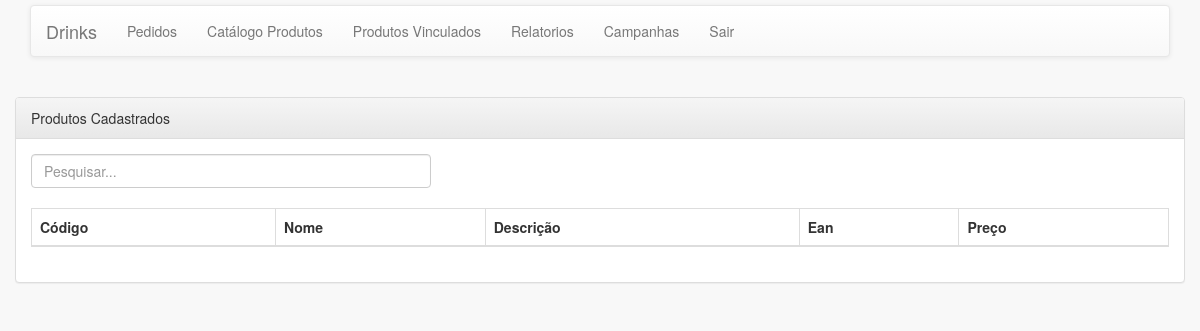
/pages/produto/listaProdutoVinculados.php?codEstabelecimento=2, run on an earlier commit of the app's database.
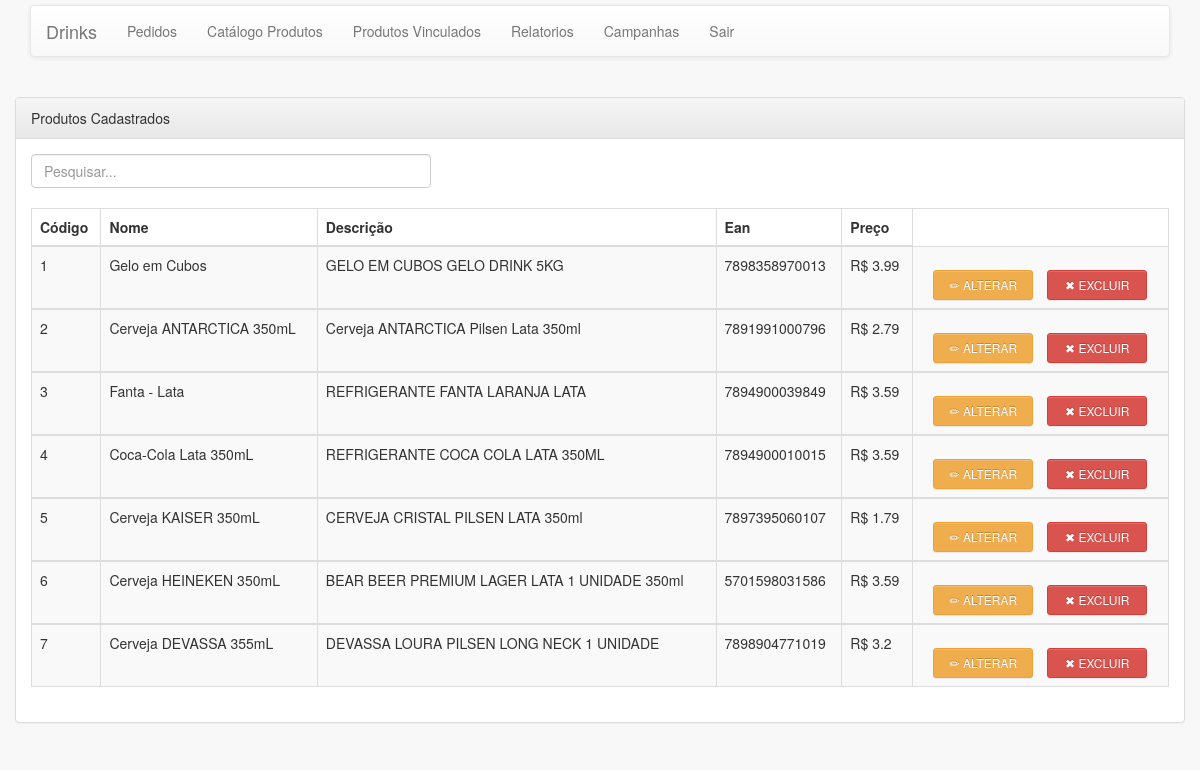
And on a later commit of the database.
### tables this page shows
CREATE TABLE `produto_estab` (
`codProduto` int(11) NOT NULL,
`codEstabelecimento` int(11) NOT NULL,
`ean` varchar(15) NOT NULL,
`preco` double NOT NULL
);

CREATE TABLE `produto` (
  `codProduto` int(11) NOT NULL,
  `ean` varchar(15) NOT NULL,
  `descricao` varchar(400) NOT NULL,
  `nome` varchar(150) NOT NULL,
  `bandeiraCartao` varchar(15) NOT NULL,
  `ref_img` varchar(150) DEFAULT NULL
);

### resources/functions/DB_Functions.php (called while the page is built, shortened)
<?php
function listarProdutoEstabelecimento($codEst = null)
{
    $found = null;
    try {
        $database = open_database();
       $sql = "SELECT p.codProduto, p.nome, p.descricao, p.ean, pe.preco
               FROM `produto_estab` as pe
               INNER JOIN produto as p on
               (p.codProduto = pe.codProduto)
               INNER JOIN estabelecimento as e on
               (e.codEstabelecimento = pe.codEstabelecimento)
               WHERE e.codEstabelecimento = ".$codEst." ORDER BY p.codProduto ASC;";
        $result = $database->query($sql);
        if ($result->num_rows > 0) {
            $found = $result->fetch_all(MYSQLI_ASSOC);
        }
    } catch (Exception $e) {
        $_SESSION['message'] = $e->GetMessage();
        $_SESSION['type'] = 'danger';
    }
    return $found;
}

### pages/produto/listaProdutoVinculados.php (the view, shortened to what this page needs)
<?php
require_once ('../include/header.php');
require_once ('../menu/menu.php');
$codEstabelecimento = null;
if (isset($_GET['codEstabelecimento']) && empty($_GET['codEstabelecimento']) == false) {
    $codEstabelecimento = $_GET['codEstabelecimento'];
} else {
    $codEstabelecimento = $_SESSION['codEstabelecimento'];
}
$dados = listarProdutoEstabelecimento($codEstabelecimento);
?>
<!DOCTYPE html>
<html lang="pt-br">
<head>
</head>
<body>
	<div class="container">
		<header>
			<div class="row">
				<div class="col-sm-6">
				</div>
			</div>
		</header>
		<div class="row">
			<div class="panel panel-default">
				<div class="panel-heading">Produtos Cadastrados</div>
				<div class="panel-body">
					<input class="form-control" id="myInput" type="text"
						placeholder="Pesquisar..." style="width: 400px;"> <br>
					<table border="1" class="table table-bordered table-striped">
						<thead class="blue-grey lighten-4">
							<tr>
                                                            <th>Código</th>
                                                            <th>Nome</th>
                                                            <th>Descrição</th>
                                                            <th>Ean</th>
                                                            <th>Preço</th>
							</tr>
						</thead>
            	<?php
            	if(count($dados) > 0){
            	        foreach ($dados as $produto){
                ?>
                    <tbody id="myTable">
    					<tr>
                            <td><?php echo $produto['codProduto']; ?></td>
                            <td><?php echo $produto['nome']; ?></td>
                            <td><?php echo $produto['descricao']; ?></td>
                            <td><?php echo $produto['ean']; ?></td>
                            <td><?php echo "R$ ".$produto['preco']; ?></td>
                            <td align="center">
                                <a title="Alterar" href="editar_produto.php?codProduto=
                                <?php echo  $produto['codProduto']?>"
				class="btn btn-sm btn-warning">&#9999; Alterar</a>
                            <a title="Excluir" id="btn-excluir" href="deletar.php?codProduto= <?php echo $produto['codProduto']?>"
                               class="btn btn-sm btn-danger tooltipBtn"> &#10006; Excluir</a>
                            </td>
    					</tr>
                    </tbody>
            	<?php }
                    }?>
            		</table>
				</div>
			</div>
		</div>
	</div>
</body>
</html>

### pages/include/header.php (shortened to what this page needs)
<?php
require_once ('../../resources/functions/DB_Functions.php');
?>
<!DOCTYPE html>
<html>
    <head>
        <link href="../../bootstrap-3.3.7/css/bootstrap.min.css" rel="stylesheet">
        <link href="../../bootstrap-3.3.7/css/bootstrap-theme.min.css" rel="stylesheet">
		<link href="../../bootstrap-3.3.7/css/estilo.css" rel="stylesheet" />
        <link type="text/css" rel="stylesheet" href="../../bootstrap-3.3.7/css/ui.css?ln=css" />
        <link type="text/css" rel="stylesheet" href="../../bootstrap-3.3.7/css/messages.css?ln=css" />
        <link type="text/css" rel="stylesheet" href="../../bootstrap-3.3.7/css/bootstrap.css?ln=css" />
        <link type="text/css" rel="stylesheet" href="../../bootstrap-3.3.7/css/sb-admin.css?ln=css" />
    </head>
</html>

### pages/menu/menu.php (shortened to what this page needs)
<div class="container">
	<nav class="navbar navbar-default">
		<div class="container-fluid">
			<div class="navbar-header">
				<a class="navbar-brand" >Drinks</a>
			</div>
			<div id="navbar" class="navbar-collapse collapse">
				<ul class="nav navbar-nav">
    					<?php if(!empty($_SESSION['administrador']) && $_SESSION['administrador'] == 1){?>
    					    <li><a href="../estabelecimento/lista.php">Estabelecimentos</a></li>
    						<li><a href="../cliente/lista.php">Clientes</a></li>
                                                <li><a href="../produto/lista.php">Produtos</a></li>
                                                <li><a href="../pedido/listarPedido.php">Pedidos</a></li>
                                                <li><a href="../estabelecimento/relatorios.php">Relatorios</a></li>
                                                <li><a href="../campanhas/campanhas.php">Campanhas</a></li>
                                                <li><a href="../login/login.php">Sair</a></li>
    					<?php }else {?>
                                                <li><a href="../pedido/listarPedido.php">Pedidos</a></li>
                                                <li><a href="../produto/listaProdutoEstabelecimento.php">Catálogo Produtos</a></li>
                                                <li><a href="../produto/listaProdutoVinculados.php">Produtos Vinculados</a></li>
                                                <li><a href="../estabelecimento/relatorios.php">Relatorios</a></li>
                                                <li><a href="../campanhas/campanhas.php">Campanhas</a></li>
                                                <li><a href="../login/login.php">Sair</a></li>
    					<?php }?>
				</ul>
			</div>
		</div>
	</nav>
</div>

What changed in the data, as far as the page shows it:
added produto_estab: codProduto.codProduto "1", codProduto.nome "Gelo em Cubos", codProduto.descricao "GELO EM CUBOS GELO DRINK 5KG", codProduto.ean "7898358970013", preco "3.99"
added produto_estab: codProduto.codProduto "2", codProduto.nome "Cerveja ANTARCTICA 350mL", codProduto.descricao "Cerveja ANTARCTICA Pilsen Lata 350ml", codProduto.ean "7891991000796", preco "2.79"
added produto_estab: codProduto.codProduto "3", codProduto.nome "Fanta - Lata", codProduto.descricao "REFRIGERANTE FANTA LARANJA LATA", codProduto.ean "7894900039849", preco "3.59"
added produto_estab: codProduto.codProduto "4", codProduto.nome "Coca-Cola Lata 350mL", codProduto.descricao "REFRIGERANTE COCA COLA LATA 350ML", codProduto.ean "7894900010015", preco "3.59"
added produto_estab: codProduto.codProduto "5", codProduto.nome "Cerveja KAISER 350mL", codProduto.descricao "CERVEJA CRISTAL PILSEN LATA 350ml", codProduto.ean "7897395060107", preco "1.79"
added produto_estab: codProduto.codProduto "6", codProduto.nome "Cerveja HEINEKEN 350mL", codProduto.descricao "BEAR BEER PREMIUM LAGER LATA 1 UNIDADE 350ml", codProduto.ean "5701598031586", preco "3.59"
added produto_estab: codProduto.codProduto "7", codProduto.nome "Cerveja DEVASSA 355mL", codProduto.descricao "DEVASSA LOURA PILSEN LONG NECK 1 UNIDADE", codProduto.ean "7898904771019", preco "3.2"
